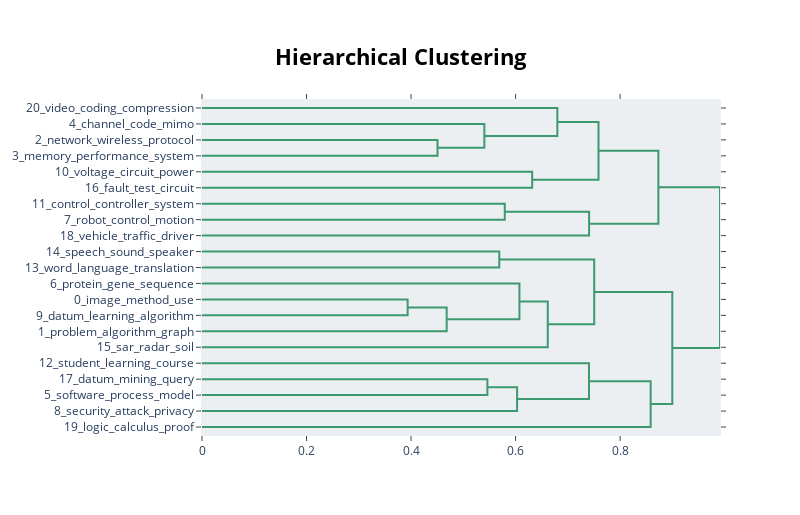

Notebook cell for this chart:
### Code cell
topic_model.visualize_hierarchy(top_n_topics=21, width=800)

### Figure 1 — Plotly figure (JSON) as saved in the notebook; plotly's stock layout.template omitted (floating-point values rounded to 4 significant figures)
{"data": [{"hoverinfo": "text", "marker": {"color": "rgb(61,153,112)"}, "mode": "lines", "type": "scatter", "x": [0, 0.4506, 0.4506, 0], "xaxis": "x", "y": [-25, -25, -35, -35], "yaxis": "y"}, {"hoverinfo": "text", "marker": {"color": "rgb(61,153,112)"}, "mode": "lines", "type": "scatter", "x": [0, 0.5403, 0.5403, 0.4506], "xaxis": "x", "y": [-15, -15, -30, -30], "yaxis": "y"}, {"hoverinfo": "text", "marker": {"color": "rgb(61,153,112)"}, "mode": "lines", "type": "scatter", "x": [0, 0.6799, 0.6799, 0.5403], "xaxis": "x", "y": [-5, -5, -22.5, -22.5], "yaxis": "y"}, {"hoverinfo": "text", "marker": {"color": "rgb(61,153,112)"}, "mode": "lines", "type": "scatter", "x": [0, 0.6317, 0.6317, 0], "xaxis": "x", "y": [-45, -45, -55, -55], "yaxis": "y"}, {"hoverinfo": "text", "marker": {"color": "rgb(61,153,112)"}, "mode": "lines", "type": "scatter", "x": [0.6799, 0.7586, 0.7586, 0.6317], "xaxis": "x", "y": [-13.75, -13.75, -50, -50], "yaxis": "y"}, {"hoverinfo": "text", "marker": {"color": "rgb(61,153,112)"}, "mode": "lines", "type": "scatter", "x": [0, 0.5793, 0.5793, 0], "xaxis": "x", "y": [-65, -65, -75, -75], "yaxis": "y"}, {"hoverinfo": "text", "marker": {"color": "rgb(61,153,112)"}, "mode": "lines", "type": "scatter", "x": [0.5793, 0.7407, 0.7407, 0], "xaxis": "x", "y": [-70, -70, -85, -85], "yaxis": "y"}, {"hoverinfo": "text", "marker": {"color": "rgb(61,153,112)"}, "mode": "lines", "type": "scatter", "x": [0.7586, 0.8732, 0.8732, 0.7407], "xaxis": "x", "y": [-31.88, -31.88, -77.5, -77.5], "yaxis": "y"}, {"hoverinfo": "text", "marker": {"color": "rgb(61,153,112)"}, "mode": "lines", "type": "scatter", "x": [0, 0.5688, 0.5688, 0], "xaxis": "x", "y": [-95, -95, -105, -105], "yaxis": "y"}, {"hoverinfo": "text", "marker": {"color": "rgb(61,153,112)"}, "mode": "lines", "type": "scatter", "x": [0, 0.3935, 0.3935, 0], "xaxis": "x", "y": [-125, -125, -135, -135], "yaxis": "y"}, {"hoverinfo": "text", "marker": {"color": "rgb(61,153,112)"}, "mode": "lines", "type": "scatter", "x": [0.3935, 0.4681, 0.4681, 0], "xaxis": "x", "y": [-130, -130, -145, -145], "yaxis": "y"}, {"hoverinfo": "text", "marker": {"color": "rgb(61,153,112)"}, "mode": "lines", "type": "scatter", "x": [0, 0.6074, 0.6074, 0.4681], "xaxis": "x", "y": [-115, -115, -137.5, -137.5], "yaxis": "y"}, {"hoverinfo": "text", "marker": {"color": "rgb(61,153,112)"}, "mode": "lines", "type": "scatter", "x": [0.6074, 0.6616, 0.6616, 0], "xaxis": "x", "y": [-126.2, -126.2, -155, -155], "yaxis": "y"}, {"hoverinfo": "text", "marker": {"color": "rgb(61,153,112)"}, "mode": "lines", "type": "scatter", "x": [0.5688, 0.7505, 0.7505, 0.6616], "xaxis": "x", "y": [-100, -100, -140.6, -140.6], "yaxis": "y"}, {"hoverinfo": "text", "marker": {"color": "rgb(61,153,112)"}, "mode": "lines", "type": "scatter", "x": [0, 0.546, 0.546, 0], "xaxis": "x", "y": [-175, -175, -185, -185], "yaxis": "y"}, {"hoverinfo": "text", "marker": {"color": "rgb(61,153,112)"}, "mode": "lines", "type": "scatter", "x": [0.546, 0.6029, 0.6029, 0], "xaxis": "x", "y": [-180, -180, -195, -195], "yaxis": "y"}, {"hoverinfo": "text", "marker": {"color": "rgb(61,153,112)"}, "mode": "lines", "type": "scatter", "x": [0, 0.7404, 0.7404, 0.6029], "xaxis": "x", "y": [-165, -165, -187.5, -187.5], "yaxis": "y"}, {"hoverinfo": "text", "marker": {"color": "rgb(61,153,112)"}, "mode": "lines", "type": "scatter", "x": [0.7404, 0.8584, 0.8584, 0], "xaxis": "x", "y": [-176.2, -176.2, -205, -205], "yaxis": "y"}, {"hoverinfo": "text", "marker": {"color": "rgb(61,153,112)"}, "mode": "lines", "type": "scatter", "x": [0.7505, 0.8998, 0.8998, 0.8584], "xaxis": "x", "y": [-120.3, -120.3, -190.6, -190.6], "yaxis": "y"}, {"hoverinfo": "text", "marker": {"color": "rgb(61,153,112)"}, "mode": "lines", "type": "scatter", "x": [0.8732, 0.9911, 0.9911, 0.8998], "xaxis": "x", "y": [-54.69, -54.69, -155.5, -155.5], "yaxis": "y"}], "layout": {"autosize": false, "height": 515, "hoverlabel": {"bgcolor": "white", "font": {"family": "Rockwell", "size": 16}}, "hovermode": "closest", "plot_bgcolor": "#ECEFF1", "showlegend": false, "title": {"font": {"color": "Black", "size": 22}, "text": "<b>Hierarchical Clustering</b>", "x": 0.5, "xanchor": "center", "yanchor": "top"}, "width": 800, "xaxis": {"mirror": "allticks", "rangemode": "tozero", "showgrid": false, "showline": true, "showticklabels": true, "ticks": "outside", "type": "linear", "zeroline": false}, "yaxis": {"mirror": "allticks", "range": [-210, 0], "rangemode": "tozero", "showgrid": false, "showline": true, "showticklabels": true, "tickmode": "array", "ticks": "outside", "ticktext": ["20_video_coding_compression", "4_channel_code_mimo", "2_network_wireless_protocol", "3_memory_performance_system", "10_voltage_circuit_power", "16_fault_test_circuit", "11_control_controller_system", "7_robot_control_motion", "18_vehicle_traffic_driver", "14_speech_sound_speaker", "13_word_language_translation", "6_protein_gene_sequence", "0_image_method_use", "9_datum_learning_algorithm", "1_problem_algorithm_graph", "15_sar_radar_soil", "12_student_learning_course", "17_datum_mining_query", "5_software_process_model", "8_security_attack_privacy", "19_logic_calculus_proof"], "tickvals": [-5, -15, -25, -35, -45, -55, -65, -75, -85, -95, -105, -115, -125, -135, -145, -155, -165, -175, -185, -195, -205], "type": "linear", "zeroline": false}}}
